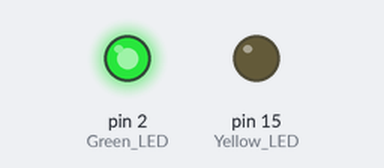
Bench run of a program on a simulated Arduino Uno, built with avr-gcc and run on an emulated ATmega328P. On the bench: output pins drawn as LEDs (lit = HIGH). Pins used as bus, display or sensor lines are not drawn.

Above: at 0.35 s.
At 0.7 s:
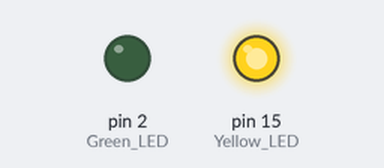
At 1.3 s:
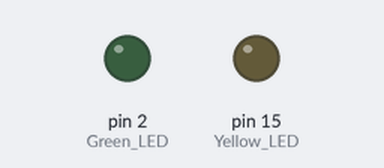
Timing chart, 0 to 2.8 s (numbered marks = the images above):
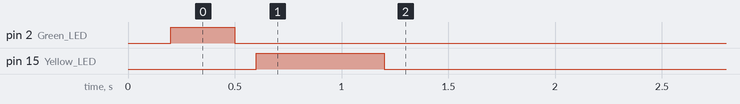

Measured:
- by itself, pin 2 (Green_LED): LOW → HIGH at 0.20 s, → LOW 0.30 s later
- by itself, pin 15 (Yellow_LED): LOW → HIGH at 0.60 s, → LOW 0.60 s later

The program:

main.cpp
```cpp
#include <Arduino.h>

int RED = 1;
int GREEN = 1;
int YELLOW = 1;
const int Red_LED = 0;
const int Green_LED = 2;
const int Yellow_LED = 15;

void setup(){
    pinMode(Red_LED, OUTPUT);
    digitalWrite(Red_LED, LOW);
    pinMode(Green_LED, OUTPUT);
    pinMode(Yellow_LED, OUTPUT);
    Serial.begin(9600);
}

void loop(){
    if (RED == 1){
        digitalWrite(Red_LED, HIGH);
        delay(100);
        digitalWrite(Red_LED, LOW);
        delay(100);
        RED = 0;
    }
    if (GREEN == 1){
        digitalWrite(Green_LED, HIGH);
        delay(300);
        digitalWrite(Green_LED, LOW);
        delay(100);
        GREEN = 0;
    }
    if (YELLOW == 1){
        digitalWrite(Yellow_LED, HIGH);
        delay(600);
        digitalWrite(Yellow_LED, LOW);
        delay(100);
        YELLOW = 0;
    }
}
```
